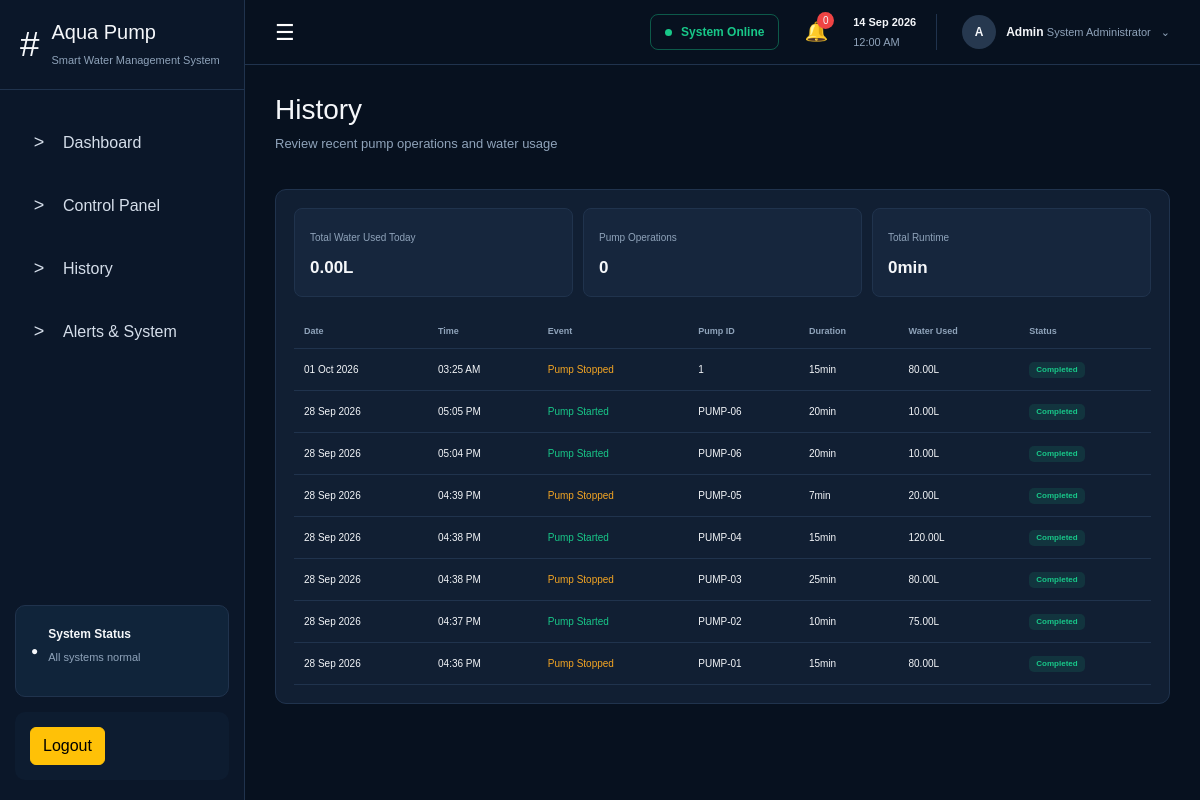
/frontend/history.php (signed in), run on an earlier commit of the app's database.
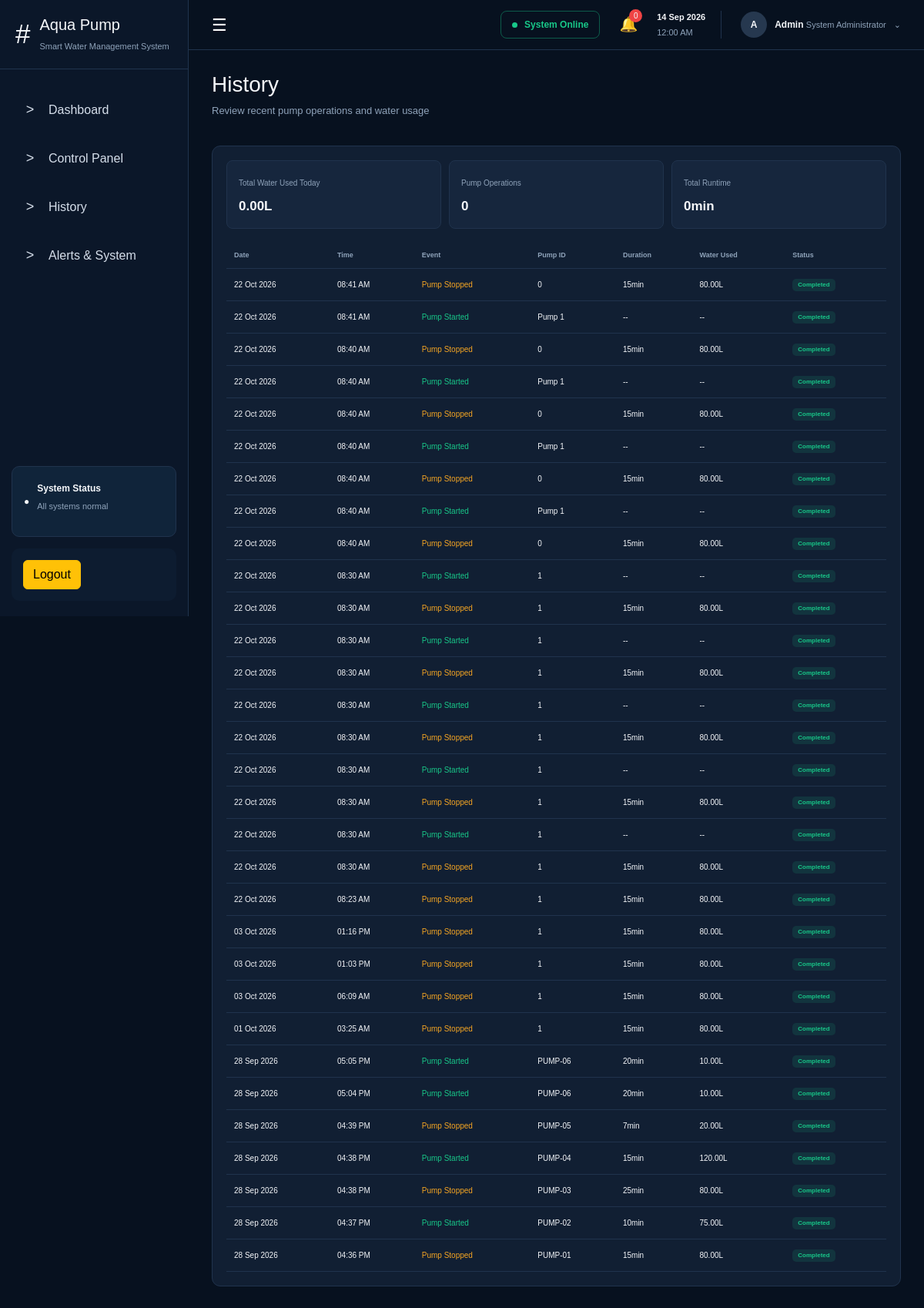
And on a later commit of the database.
### tables this page shows
CREATE TABLE `history` (
  `history_id` int(11) NOT NULL,
  `user_id` int(11) NOT NULL,
  `pump_id` varchar(100) NOT NULL,
  `event` varchar(100) NOT NULL,
  `duration` int(11) DEFAULT NULL,
  `water_used` decimal(10,2) DEFAULT NULL,
  `status` varchar(50) NOT NULL DEFAULT 'Completed',
  `created_at` timestamp NOT NULL DEFAULT current_timestamp()
);

### frontend/history.php (the view, shortened to what this page needs)
<?php
$user_id = $_SESSION["user_id"];
$sql = "SELECT history_id, pump_id, event, duration, water_used, status, created_at FROM history WHERE user_id = ? ORDER BY created_at DESC";
$stmt = mysqli_prepare($connect, $sql);
mysqli_stmt_bind_param($stmt, "i", $user_id);
mysqli_stmt_execute($stmt);
$result = mysqli_stmt_get_result($stmt);
$sql_today = "SELECT COALESCE(SUM(water_used), 0) AS total_water FROM history WHERE user_id = ? AND DATE(created_at) = CURDATE()";
$stmt_dayWater = mysqli_prepare($connect, $sql_today);
mysqli_stmt_bind_param($stmt_dayWater, "i", $user_id);
mysqli_stmt_execute($stmt_dayWater);
$result_today = mysqli_stmt_get_result($stmt_dayWater);
$total_assoc_dayData = mysqli_fetch_assoc($result_today);
$total_water = $total_assoc_dayData["total_water"];
$sql_opns = "SELECT COUNT(*) AS total_opns FROM history WHERE user_id = ? AND DATE(created_at) = CURDATE() AND event = 'Pump Stopped'";
$stmt_opns = mysqli_prepare($connect, $sql_opns);
mysqli_stmt_bind_param($stmt_opns, "i", $user_id);
mysqli_stmt_execute($stmt_opns);
$result_opns = mysqli_stmt_get_result($stmt_opns);
$total_assoc_opns = mysqli_fetch_assoc($result_opns);
$total_opns = $total_assoc_opns["total_opns"];
$sql_runtime = "SELECT COALESCE(SUM(duration), 0) AS total_runtime FROM history WHERE user_id = ? AND DATE(created_at) = CURDATE()";
$stmt_runtime = mysqli_prepare($connect, $sql_runtime);
mysqli_stmt_bind_param($stmt_runtime, "i", $user_id);
mysqli_stmt_execute($stmt_runtime);
$result_runtime = mysqli_stmt_get_result($stmt_runtime);
$total_assoc_runtime = mysqli_fetch_assoc($result_runtime);
$total_runtime = $total_assoc_runtime["total_runtime"];
?>
<!DOCTYPE html>
<html lang="en">
<head>
    <link rel="stylesheet" href="	https://cdn.jsdelivr.net/npm/bootstrap@5.3.8/dist/css/bootstrap.min.css">
    <link rel="stylesheet" href="css/style.css">
</head>
<body>
    <aside class="sidebar">
        <div class="brand">
            <div class="brand-icon">#</div>
            <div>
                <h2>Aqua Pump</h2>
                <span>Smart Water Management System</span>
            </div>
        </div>
        <nav class="navigation">
            <a href="index.php" class="nav-link active">
                <span>&gt;</span> Dashboard
            </a>
            <a href="control.php" class="nav-link ">
                <span>&gt;</span> Control Panel
            </a>
            <a href="history.php" class="nav-link ">
                <span>&gt;</span> History
            </a>
            <a href="alerts.php" class="nav-link ">
                <span>&gt;</span> Alerts &amp; System
            </a>
        </nav>
        <div class="sidebar-status">
            <div class="status-icon">●</div>
            <div>
                <strong>System Status</strong>
                <p>All systems normal</p>
            </div>
        </div>
        <div class="last-update">
            <a href="logout.php" class="btn btn-warning">Logout</a>
        </div>
    </aside>
    <main class="main-content">
        <header class="topbar">
            <button class="menu-button" id="menuButton" type="button">☰</button>
            <div class="topbar-right">
                <div class="system-online">
                    <span class="online-dot"></span> System Online
                </div>
                <div class="notification">🔔 <span class="notification-count">0</span></div>
                <div class="date-time">
                    <strong id="currentDate">14 Sep 2026</strong>
                    <span id="currentTime">12:00 AM</span>
                </div>
                <div class="user-profile">
                    <div class="avatar">A</div>
                    <div>
                        <strong>Admin</strong>
                        <span>System Administrator</span>
                    </div>
                    <span>⌄</span>
                </div>
            </div>
        </header>
        <section class="page-header">
            <div>
                <h1>History</h1>
                <p>Review recent pump operations and water usage</p>
            </div>
        </section>
        <section class="panel history-panel">
            <div class="history-summary">
                <div class="history-summary-item">
                    <span>Total Water Used Today</span>
                    <strong>
                        <?php echo htmlspecialchars($total_water) . "L"; ?>
                    </strong>
                </div>
                <div class="history-summary-item">
                    <span>Pump Operations</span>
                    <strong>
                        <?php echo htmlspecialchars($total_opns); ?>
                    </strong>
                </div>
                <div class="history-summary-item">
                    <span>Total Runtime</span>
                    <strong>
                        <?php echo htmlspecialchars($total_runtime) . "min"; ?>
                    </strong>
                </div>
            </div>
            <div class="table-wrapper">
                <table>
                    <thead>
                        <tr>
                            <th>Date</th>
                            <th>Time</th>
                            <th>Event</th>
                            <th>Pump ID</th>
                            <th>Duration</th>
                            <th>Water Used</th>
                            <th>Status</th>
                        </tr>
                    </thead>
                    <tbody>
                        <?php if (mysqli_num_rows($result) > 0): ?>
                            <?php while ($row = mysqli_fetch_assoc($result)): ?>
                                <?php
                                $timestamp = strtotime($row["created_at"]);
                                $date = date("d M Y", $timestamp);
                                $time = date("h:i A", $timestamp);
                                ?>
                                <tr>
                                    <td>
                                        <?php echo htmlspecialchars($date); ?>
                                    </td>
                                    <td>
                                        <?php echo htmlspecialchars($time); ?>
                                    </td>
                                    <td class="<?php
                                    echo $row["event"] === "Pump Started"
                                        ? "event-start"
                                        : "event-stop";
                                    ?>">
                                        <?php echo htmlspecialchars($row["event"]); ?>
                                    </td>
                                    <td>
                                        <?php echo htmlspecialchars($row["pump_id"]); ?>
                                    </td>
                                    <td>
                                        <?php
                                        if ($row["duration"] !== null) {
                                            echo htmlspecialchars($row["duration"]) . "min";
                                        } else {
                                            echo "--";
                                        }
                                        ?>
                                    </td>
                                    <td>
                                        <?php
                                        if ($row["water_used"] !== null) {
                                            echo htmlspecialchars($row["water_used"]) . "L";
                                        } else {
                                            echo "--";
                                        }
                                        ?>
                                    </td>
                                    <td>
                                        <span class="badge success">
                                            <?php echo htmlspecialchars($row["status"]); ?>
                                        </span>
                                    </td>
                                </tr>
                            <?php endwhile; ?>
                        <?php endif; ?>
                    </tbody>
                </table>
            </div>
        </section>
    </main>
</body>
</html>

### frontend/css/style.css (style rules this page uses)
* { box-sizing: border-box; margin: 0; padding: 0; }
:root { --background: #07111f; --sidebar: #0b1729; --panel: #111f33; --panel-light: #16263d; --border: #20334d; --text: #f5f7fa; --muted: #8fa3ba; --blue: #2583ff; --green: #18c889; --orange: #f5a623; --purple: #a855f7; --red: #ef4444; }
body { font-family: arial; background: var(--background); color: var(--text); min-height: 100vh; }
.sidebar { position: fixed; left: 0; top: 0; width: 245px; height: 100vh; background: var(--sidebar); border-right: 1px solid var(--border); display: flex; flex-direction: column; z-index: 100; }
.brand { height: 90px; padding: 20px; display: flex; align-items: center; gap: 12px; border-bottom: 1px solid var(--border); }
.brand-icon { font-size: 35px; }
.brand h2 { font-size: 20px; }
.brand span { display: block; margin-top: 3px; font-size: 11px; color: var(--muted); }
.navigation { padding: 25px 15px; }
.nav-link { display: flex; align-items: center; gap: 14px; padding: 14px; margin-bottom: 8px; color: #d5deea; text-decoration: none; border-radius: 8px; transition: 0.2s; }
.nav-link span { width: 20px; text-align: center; font-size: 18px; }
.sidebar-status { margin: auto 15px 15px; padding: 15px; background: #10243a; border: 1px solid var(--border); border-radius: 10px; display: flex; gap: 10px; align-items: center; }
.status-icon { color: var(-green); font-size: 12px; }
.sidebar-status strong { font-size: 12px; }
.sidebar-status p { margin-top: 4px; font-size: 11px; color: var(--muted); }
.last-update { margin: 0 15px 20px; padding: 15px; border-radius: 10px; background: #0d1c30; }
.main-content { margin-left: 245px; min-height: 100vh; padding-bottom: 40px; }
.topbar { height: 65px; padding: 30px; border-radius: 1px solid var(--border); border-bottom: 1px solid var(--border); display: flex; align-items: center; justify-content: space-between; }
.menu-button { background: transparent; border: none; color: white; font-size: 22px; cursor: pointer; }
.topbar-right { display: flex; align-items: center; gap: 25px; }
.system-online { padding: 8px 14px; border: 1px solid rgba(24, 200, 137, 0.4); color: var(--green); border-radius: 8px; font-size: 12px; font-weight: bold; }
.online-dot { display: inline-block; width: 7px; height: 7px; background: var(--green); border-radius: 50%; margin-right: 6px; }
.notification { position: relative; font-size: 19px; cursor: pointer; }
.notification-count { position: absolute; top: -6px; right: -6px; width: 17px; height: 17px; background: var(--red); border-radius: 50%; font-size: 10px; display: flex; justify-content: center; align-items: center; }
.date-time { display: flex; flex-direction: column; font-size: 11px; padding-right: 20px; border-right: 1px solid var(--border); }
.date-time span { color: var(--muted); margin-top: 3px; }
.user-profile { display: flex; align-items: center; gap: 10px; font-size: 12px; }
.user-profile span { color: var(--muted); font-size: 11px; }
.avatar { width: 34px; height: 34px; border-radius: 50%; background: #26384f; display: flex; align-items: center; justify-content: center; font-weight: bold; }
.page-header { padding: 28px 30px 20px; }
.page-header h1 { font-size: 28px; margin-bottom: 7px; }
.page-header p { color: var(--muted); font-size: 13px; }
.panel { background: var(--panel); border: 1px solid var(--border); border-radius: 11px; padding: 18px; min-width: 0; }
.table-wrapper { overflow-x: auto; }
table { width: 100%; border-collapse: collapse; }
th { color: var(--muted); font-size: 9px; text-align: left; padding: 10px; border-bottom: 1px solid var(--border); white-space: nowrap; }
td { padding: 12px 10px; border-bottom: 1px solid var(--border); font-size: 10px; white-space: nowrap; }
.event-start { color: var(--green); }
.event-stop { color: var(--orange); }
.badge { padding: 4px 7px; border-radius: 5px; font-size: 8px; }
.badge.success { color: var(--green); background: rgba(24, 200, 137, 0.12); }
.history-panel { margin: 0 30px 30px; }
.history-summary { display: grid; grid-template-columns: repeat(3, 1fr); gap: 10px; margin-bottom: 18px; }
.history-summary-item { background: var(--panel-light); border: 1px solid var(--border); border-radius: 8px; padding: 15px; }
.history-summary-item span { color: var(--muted); font-size: 10px; }
.history-summary-item strong { display: block; margin-top: 7px; font-size: 17px; }
.menu-button { cursor: pointer; }

What changed in the data, as far as the page shows it:
added history: created_at "22 Oct 2026", created_at "08:41 AM", event "Pump Stopped", pump "0", duration "15", water_used "80.00", status "Completed"
added history: created_at "22 Oct 2026", created_at "08:41 AM", event "Pump Started", pump "Pump 1", status "Completed"
added history: created_at "22 Oct 2026", created_at "08:40 AM", event "Pump Stopped", pump "0", duration "15", water_used "80.00", status "Completed"
added history: created_at "22 Oct 2026", created_at "08:40 AM", event "Pump Started", pump "Pump 1", status "Completed"
added history: created_at "22 Oct 2026", created_at "08:40 AM", event "Pump Stopped", pump "0", duration "15", water_used "80.00", status "Completed"
added history: created_at "22 Oct 2026", created_at "08:40 AM", event "Pump Started", pump "Pump 1", status "Completed"
added history: created_at "22 Oct 2026", created_at "08:40 AM", event "Pump Stopped", pump "0", duration "15", water_used "80.00", status "Completed"
added history: created_at "22 Oct 2026", created_at "08:40 AM", event "Pump Started", pump "Pump 1", status "Completed"
added history: created_at "22 Oct 2026", created_at "08:40 AM", event "Pump Stopped", pump "0", duration "15", water_used "80.00", status "Completed"
added history: created_at "22 Oct 2026", created_at "08:30 AM", event "Pump Started", pump "1", status "Completed"
added history: created_at "22 Oct 2026", created_at "08:30 AM", event "Pump Stopped", pump "1", duration "15", water_used "80.00", status "Completed"
added history: created_at "22 Oct 2026", created_at "08:30 AM", event "Pump Started", pump "1", status "Completed"
added history: created_at "22 Oct 2026", created_at "08:30 AM", event "Pump Stopped", pump "1", duration "15", water_used "80.00", status "Completed"
added history: created_at "22 Oct 2026", created_at "08:30 AM", event "Pump Started", pump "1", status "Completed"
added history: created_at "22 Oct 2026", created_at "08:30 AM", event "Pump Stopped", pump "1", duration "15", water_used "80.00", status "Completed"
added history: created_at "22 Oct 2026", created_at "08:30 AM", event "Pump Started", pump "1", status "Completed"
added history: created_at "22 Oct 2026", created_at "08:30 AM", event "Pump Stopped", pump "1", duration "15", water_used "80.00", status "Completed"
added history: created_at "22 Oct 2026", created_at "08:30 AM", event "Pump Started", pump "1", status "Completed"
added history: created_at "22 Oct 2026", created_at "08:30 AM", event "Pump Stopped", pump "1", duration "15", water_used "80.00", status "Completed"
added history: created_at "22 Oct 2026", created_at "08:23 AM", event "Pump Stopped", pump "1", duration "15", water_used "80.00", status "Completed"
added history: created_at "03 Oct 2026", created_at "01:16 PM", event "Pump Stopped", pump "1", duration "15", water_used "80.00", status "Completed"
added history: created_at "03 Oct 2026", created_at "01:03 PM", event "Pump Stopped", pump "1", duration "15", water_used "80.00", status "Completed"
added history: created_at "03 Oct 2026", created_at "06:09 AM", event "Pump Stopped", pump "1", duration "15", water_used "80.00", status "Completed"
